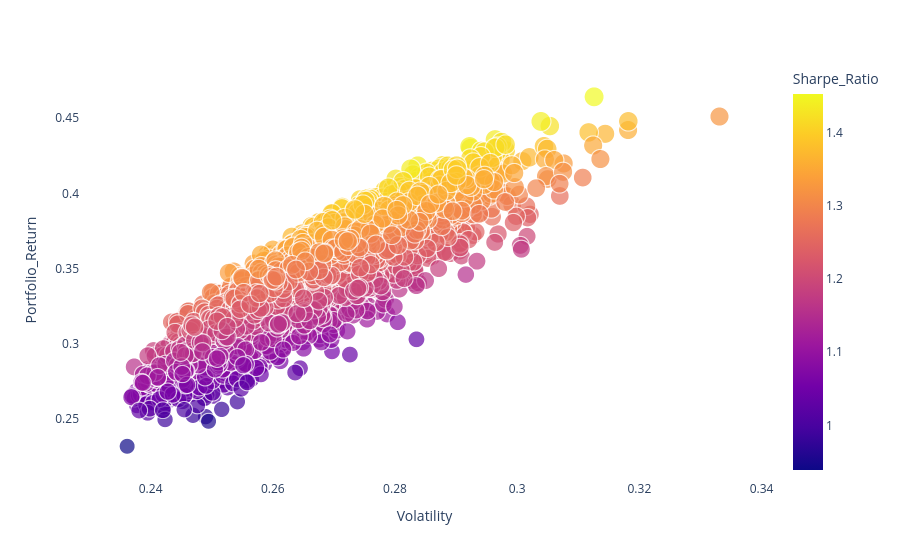

Notebook cell for this chart:
### Code cell
fig_1 = px.scatter(sim_out_df,x ='Volatility',y = 'Portfolio_Return',color = 'Sharpe_Ratio',size = 'Sharpe_Ratio', hover_data = ['Sharpe_Ratio'])
fig_1.update_layout({'plot_bgcolor':"white"})
fig_1.show()

### Figure 1 — Plotly figure (JSON) as saved in the notebook; plotly's stock layout.template omitted (floating-point values rounded to 4 significant figures; data arrays with more than 128 entries replaced by an {"elided": "..."} marker saying what was removed)
{"data": [{"customdata": {"elided": "10000x1 float values"}, "hovertemplate": "Volatility=%{x}<br>Portfolio_Return=%{y}<br>Sharpe_Ratio=%{marker.color}<extra></extra>", "legendgroup": "", "marker": {"color": {"elided": "10000 float values"}, "coloraxis": "coloraxis", "size": {"elided": "10000 float values"}, "sizemode": "area", "sizeref": 0.003633, "symbol": "circle"}, "mode": "markers", "name": "", "showlegend": false, "type": "scattergl", "x": {"elided": "10000 float values"}, "xaxis": "x", "y": {"elided": "10000 float values"}, "yaxis": "y"}], "layout": {"coloraxis": {"colorbar": {"title": {"text": "Sharpe_Ratio"}}, "colorscale": [[0, "#0d0887"], [0.1111, "#46039f"], [0.2222, "#7201a8"], [0.3333, "#9c179e"], [0.4444, "#bd3786"], [0.5556, "#d8576b"], [0.6667, "#ed7953"], [0.7778, "#fb9f3a"], [0.8889, "#fdca26"], [1, "#f0f921"]]}, "legend": {"itemsizing": "constant", "tracegroupgap": 0}, "margin": {"t": 60}, "plot_bgcolor": "white", "xaxis": {"anchor": "y", "domain": [0, 1], "title": {"text": "Volatility"}}, "yaxis": {"anchor": "x", "domain": [0, 1], "title": {"text": "Portfolio_Return"}}}}
